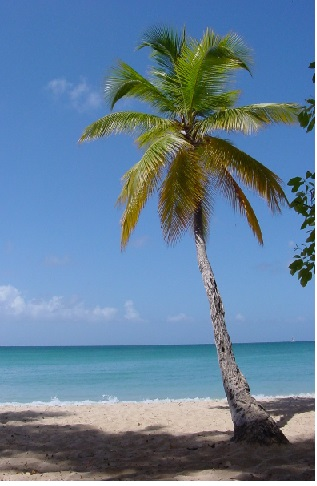
#> input picture data/Tropical-tree.jpeg, 317 x 486 px
$ python fr_translate.py
#> lines starting #> are read from the running program, lines starting #| are printed output that depends on the picture
# Practiced from PySearchImage
import numpy as np
import argparse
import imutils
import cv2

# construct the argument parser and parse the arguments
ap = argparse.ArgumentParser()
ap.add_argument("-i", "--image", type=str, default="../data/Tropical-tree.jpeg",              help="path to the input image")
args = vars(ap.parse_args())

# load the image and display it to our screen
image = cv2.imread(args["image"])
#> image is the input picture: shape (486, 317, 3); mean B, G, R 154.1, 128.3, 100.8
cv2.imshow("Original", image)

# shift the image 25 pixels to the right and 50 pixels down
M = np.float32([[1, 0, 25], [0, 1, 50]])
shifted = cv2.warpAffine(image, M, (image.shape[1], image.shape[0]))
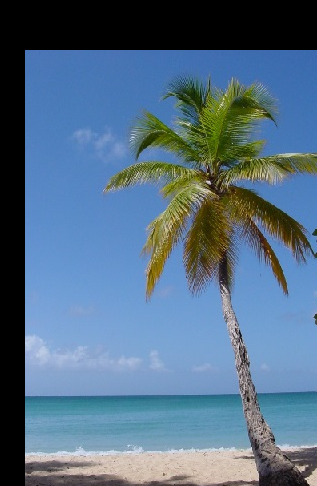
#> shifted: shape (486, 317, 3); mean B, G, R 134.1, 110.3, 84.1
cv2.imshow("Shifted Down and Right", shifted)

# now, let's shift the image 50 pixels to the left and 90 pixels
# up by specifying negative values for the x and y directions,
# respectively
M = np.float32([[1, 0, -50], [0, 1, -90]])
shifted = cv2.warpAffine(image, M, (image.shape[1], image.shape[0]))
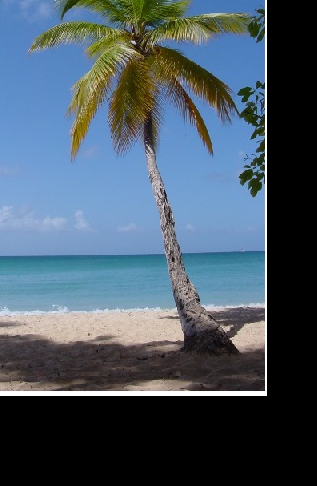
#> shifted: shape (486, 317, 3); mean B, G, R 101.9, 88.6, 72.8
cv2.imshow("Shifted Up and Left", shifted)

# use the imutils helper function to translate the image 100 pixels
# down in a single function call
shifted = imutils.translate(image, 0, 100)
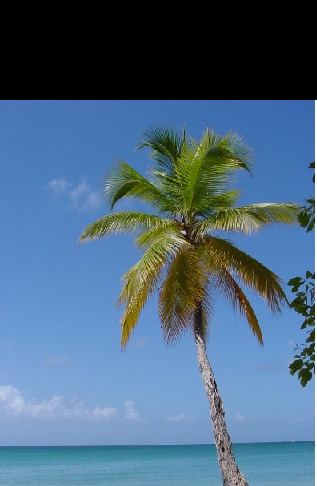
#> shifted: shape (486, 317, 3); mean B, G, R 130, 104.3, 75.8
cv2.imshow("Shifted Down", shifted)
cv2.waitKey(0)
